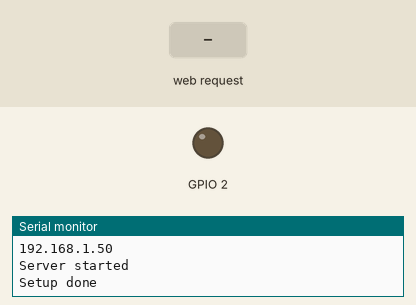
A sketch run on a simulated ESP8266 (NodeMCU). On the bench: output pins drawn as LEDs (lit = HIGH), the last lines printed to the serial monitor. Inputs (shaded band) come from the test bench. WiFi joins after 1.5 s; servers stay silent unless stated; a WiFi scan finds three made-up networks.

Above: at 9.8 s.
9.9 s: HTTP request GET /gpio/1 received
At 11.1 s:
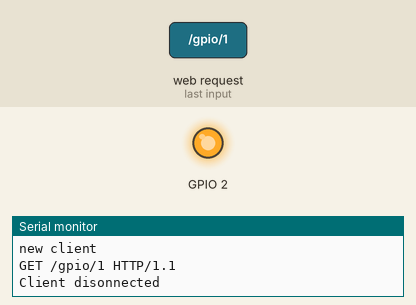
11.4 s: HTTP request GET /gpio/0 received
At 12.4 s:
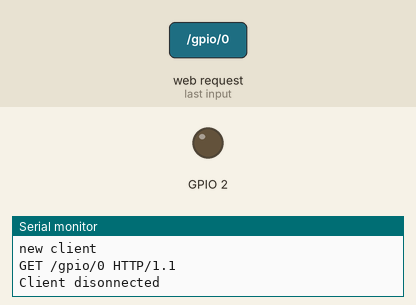
Timing chart, 0 to 14.4 s (numbered marks = the images above; inputs shaded):
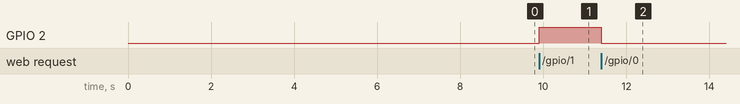

The sketch:

WaterCounter.ino
```cpp
/*
 *  TODO: choose password depending on WiFi SSID
 *  Prefered SSIDs and passwords are hardcoded (to be changed)
 */
#include "ESP8266WiFi.h"
#include "ESP8266mDNS.h"

WiFiServer server(80);

void setup() {
  Serial.begin(115200);

  pinMode(2, OUTPUT);
  digitalWrite(2, 0);pinMode(2, OUTPUT);
  digitalWrite(2, 0);

  // Set WiFi to station mode and disconnect from an AP if it was previously connected
  WiFi.mode(WIFI_STA);
  WiFi.disconnect();
  delay(100);

  Serial.println("scan start");

  // WiFi.scanNetworks will return the number of networks found
  int n = WiFi.scanNetworks();
  Serial.println("scan done");
  if (n == 0)
    Serial.println("no networks found");
  else
  {
    Serial.print(n);
    Serial.println(" networks found");

    int bestRSSI = -200;
    int bestI;

    for (int i = 0; i < n; ++i)
    {
      if ((WiFi.SSID(i) == "!Hotspot")|(WiFi.SSID(i) == "mgts335")){
        if (WiFi.RSSI(i) > bestRSSI) {
          bestRSSI = WiFi.RSSI(i);
          bestI = i;
        }
      // Print SSID and RSSI for each network found
        Serial.print(i + 1);
        Serial.print(": ");
        Serial.print(WiFi.SSID(i));
        Serial.print(" (");
        Serial.print(WiFi.RSSI(i));
        Serial.print(")");
        Serial.println((WiFi.encryptionType(i) == ENC_TYPE_NONE)?" ":"*");
        delay(10);
      }
    }
    Serial.println("");
    Serial.print("The best signal is ");
    Serial.print(WiFi.SSID(bestI));
    Serial.print(" (");
    Serial.print(WiFi.RSSI(bestI));
    Serial.print(")");
    Serial.println((WiFi.encryptionType(bestI) == ENC_TYPE_NONE)?" ":"*");

    WiFi.hostname("espnode");

    WiFiConnect(WiFi.SSID(bestI), "fuckingpassword"); //mgts335, 19052015
    //WiFiConnect("mgts335", "19052015"); //mgts335, 19052015
  }
  Serial.println("");

  // Wait a bit before scanning again
  delay(5000);

  server.begin();
  Serial.println("Server started");

  Serial.println("Setup done");
}

void loop() {
  // Check if a client has connected
  WiFiClient client = server.available();
  if (!client) {
    return;
  }

  // Wait until the client sends some data
  Serial.println("new client");
  while(!client.available()){
    delay(1);
  }

  // Read the first line of the request
  String req = client.readStringUntil('\r');
  Serial.println(req);
  client.flush();

  // Match the request
  int val;
  if (req.indexOf("/gpio/0") != -1)
    val = 0;
  else if (req.indexOf("/gpio/1") != -1)
    val = 1;
  else {
    Serial.println("invalid request");
    client.stop();
    return;
  }

  // Set GPIO2 according to the request
  digitalWrite(2, val);

  client.flush();

  // Prepare the response
  String s = "HTTP/1.1 200 OK\r\nContent-Type: text/html\r\n\r\n<!DOCTYPE HTML>\r\n<html>\r\nGPIO is now ";
  s += (val)?"high":"low";
  s += "</html>\n";

  // Send the response to the client
  client.print(s);
  delay(1);
  Serial.println("Client disonnected");

  // The client will actually be disconnected
  // when the function returns and 'client' object is detroyed
}

void WiFiConnect(String ssid, String password){
  WiFi.mode(WIFI_STA);
  //Serial.println(ssidstring);
  //Serial.println(passwordstring);
  WiFi.begin(ssid.c_str(), password.c_str());

  while (WiFi.status() != WL_CONNECTED) {
    delay(500);
    Serial.print(".");
  }

  Serial.println("");
  Serial.println("WiFi connected");
  Serial.println("IP address: ");
  Serial.println(WiFi.localIP());
}
```

Measured:
- after the input at 9.9 s, GPIO 2: LOW → HIGH at once
- after the input at 11.4 s, GPIO 2: HIGH → LOW at once
